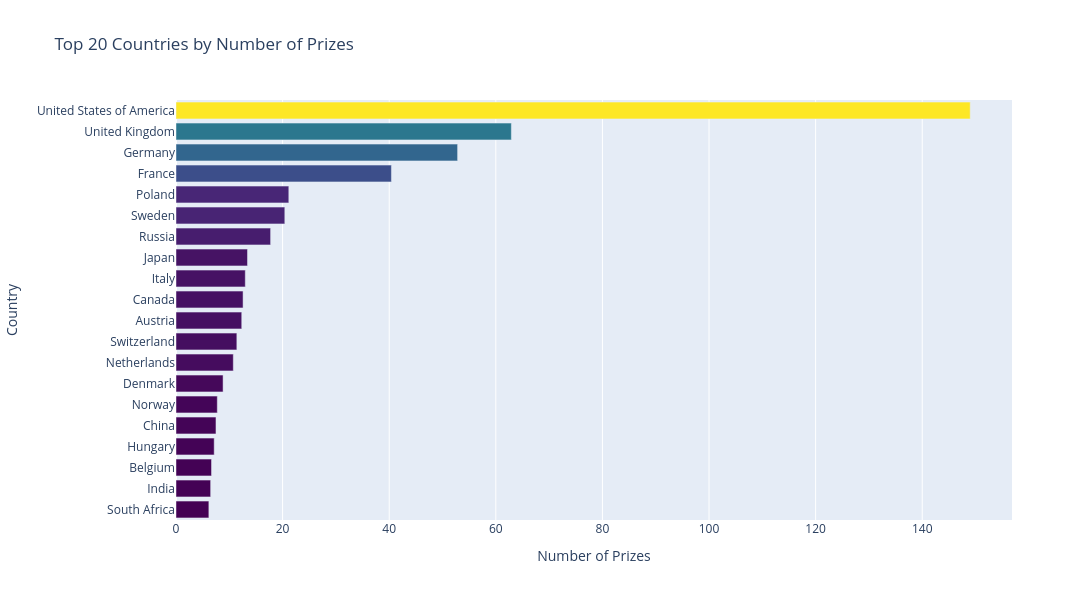

This figure's notebook cell:
### Markdown cell above
**Challenge**: 
* Create a Pandas DataFrame called `top20_countries` that has the two columns. The `prize` column should contain the total number of prizes won. 

<img src=https://i.imgur.com/6HM8rfB.png width=350>

* Is it best to use `birth_country`, `birth_country_current` or `organization_country`? 
* What are some potential problems when using `birth_country` or any of the others? Which column is the least problematic? 
* Then use plotly to create a horizontal bar chart showing the number of prizes won by each country. Here's what you're after:

<img src=https://i.imgur.com/agcJdRS.png width=750>

* What is the ranking for the top 20 countries in terms of the number of prizes?

### Code cell
prizes_per_country = pd.DataFrame(df_data.groupby("birth_country_current").prize_pct.sum() / 100).sort_values("prize_pct")[-20:]

bar = px.bar(y=prizes_per_country.index,
             x=prizes_per_country.prize_pct,
             orientation="h",
             title="Top 20 Countries by Number of Prizes",
             color=prizes_per_country.prize_pct,
             color_continuous_scale="Viridis")

bar.update_layout(
    autosize=False,
    width=1200,
    height=600,
    coloraxis_showscale=False,
    xaxis_title="Number of Prizes",
    yaxis_title="Country"
)

### Figure 1 — Plotly figure (JSON) as saved in the notebook; plotly's stock layout.template omitted (floating-point values rounded to 4 significant figures)
{"data": [{"hovertemplate": "x=%{x}<br>y=%{y}<br>color=%{marker.color}<extra></extra>", "legendgroup": "", "marker": {"color": [6.167, 6.5, 6.667, 7.167, 7.5, 7.75, 8.833, 10.75, 11.42, 12.33, 12.58, 13.0, 13.42, 17.75, 20.42, 21.17, 40.42, 52.83, 62.92, 149.0], "coloraxis": "coloraxis", "pattern": {"shape": ""}}, "name": "", "orientation": "h", "showlegend": false, "textposition": "auto", "x": [6.167, 6.5, 6.667, 7.167, 7.5, 7.75, 8.833, 10.75, 11.42, 12.33, 12.58, 13.0, 13.42, 17.75, 20.42, 21.17, 40.42, 52.83, 62.92, 149.0], "xaxis": "x", "y": ["South Africa", "India", "Belgium", "Hungary", "China", "Norway", "Denmark", "Netherlands", "Switzerland", "Austria", "Canada", "Italy", "Japan", "Russia", "Sweden", "Poland", "France", "Germany", "United Kingdom", "United States of America"], "yaxis": "y", "type": "bar"}], "layout": {"xaxis": {"anchor": "y", "domain": [0.0, 1.0], "title": {"text": "Number of Prizes"}}, "yaxis": {"anchor": "x", "domain": [0.0, 1.0], "title": {"text": "Country"}}, "coloraxis": {"colorbar": {"title": {"text": "color"}}, "colorscale": [[0.0, "#440154"], [0.1111, "#482878"], [0.2222, "#3e4989"], [0.3333, "#31688e"], [0.4444, "#26828e"], [0.5556, "#1f9e89"], [0.6667, "#35b779"], [0.7778, "#6ece58"], [0.8889, "#b5de2b"], [1.0, "#fde725"]], "showscale": false}, "legend": {"tracegroupgap": 0}, "title": {"text": "Top 20 Countries by Number of Prizes"}, "barmode": "relative", "autosize": false, "width": 1200, "height": 600}}
